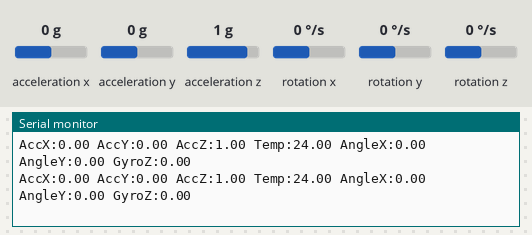
A sketch run on a simulated Arduino Uno, built with avr-gcc and run on an emulated ATmega328P. Shown: the last lines printed to the serial monitor. Wiring (inferred from the names in the program): MPU-6050 motion sensor at I2C address 0x68. The test bench sets the inputs (shaded band); at power-on: acceleration x 0 g, acceleration z 1 g, acceleration y 0 g, rotation z 0 °/s, rotation x 0 °/s, rotation y 0 °/s.

Above: at 1.2 s.
1.3 s: acceleration x set to -1.4 g
At 2.3 s:
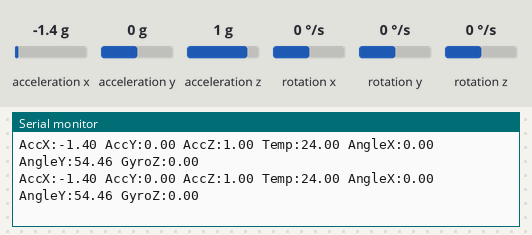
4.3 s: acceleration z set to -1.4 g
At 5.0 s:
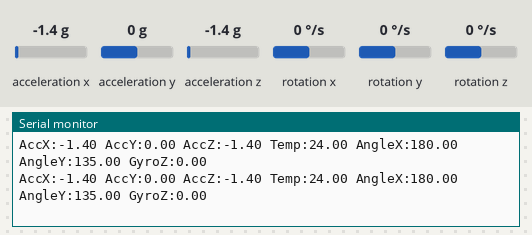
7.3 s: acceleration y set to -1.4 g
At 8.1 s:
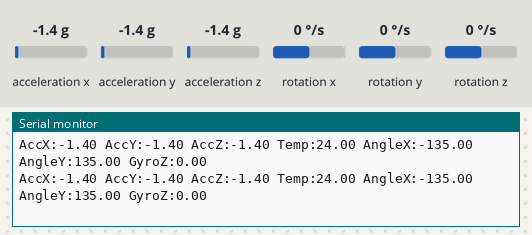
10.3 s: rotation z set to -192 °/s
At 10.53 s:
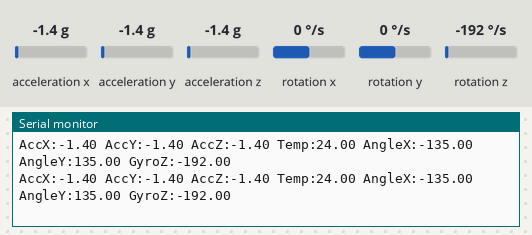
13.3 s: acceleration x set to 0 g
At 13.37 s:
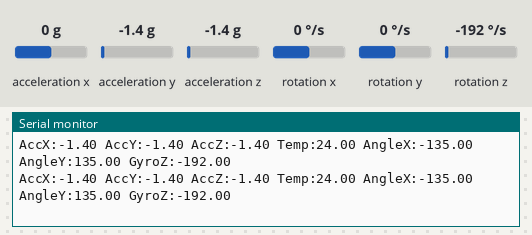
16.3 s: acceleration y set to 0 g
At 16.3 s:
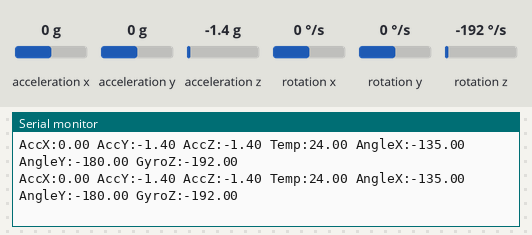
Timing chart, 0 to 19.3 s (numbered marks = the images above; inputs shaded):
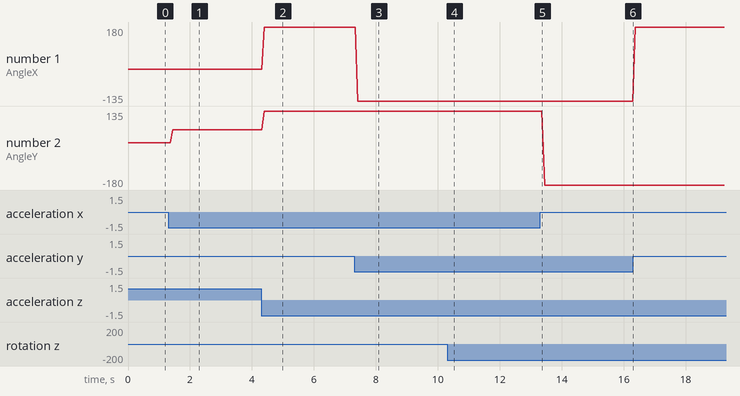

The sketch:

mpu6050_testing.ino
```cpp
#include <Wire.h>

#define MPU 0x68

void setup() {
  Serial.begin(9600);
  Wire.begin();
  Wire.beginTransmission(MPU);
  Wire.write(0x6B);
  Wire.write(0);
  Wire.endTransmission(true);
}

void loop() {
  Wire.beginTransmission(MPU);
  Wire.write(0x3B);
  Wire.endTransmission(false);
  Wire.requestFrom(MPU, 14, true);

  int16_t ax = Wire.read() << 8 | Wire.read();
  int16_t ay = Wire.read() << 8 | Wire.read();
  int16_t az = Wire.read() << 8 | Wire.read();
  int16_t tmp = Wire.read() << 8 | Wire.read();
  int16_t gx = Wire.read() << 8 | Wire.read();
  int16_t gy = Wire.read() << 8 | Wire.read();
  int16_t gz = Wire.read() << 8 | Wire.read();

  float Ax = ax / 16384.0;
  float Ay = ay / 16384.0;
  float Az = az / 16384.0;
  float Temp = tmp / 340.0 + 36.53;  // MPU6050官方公式
  float AngleX = atan2(Ay, Az) * 180 / PI;
  float AngleY = atan2(-Ax, Az) * 180 / PI;
  float Gx = gx / 131.0;
  float Gy = gy / 131.0;
  float Gz = gz / 131.0;

  // Serial.print("加速度(g)   X:"); Serial.print(Ax);
  // Serial.print(" Y:"); Serial.print(Ay);
  // Serial.print(" Z:"); Serial.println(Az);

  // Serial.print("温度(°C)    "); Serial.println(Temp);

  // Serial.print("角度(°)     X:"); Serial.print(AngleX);
  // Serial.print(" Y:"); Serial.println(AngleY);

  // Serial.print("角速度(°/s) X:"); Serial.print(Gx);
  // Serial.print(" Y:"); Serial.print(Gy);
  // Serial.print(" Z:"); Serial.println(Gz);

  // Serial.println("---");
  // delay(5);

  // 绘图仪格式：变量名:数值 空格分隔
  Serial.print("AccX:"); Serial.print(Ax);
  Serial.print(" AccY:"); Serial.print(Ay);
  Serial.print(" AccZ:"); Serial.print(Az);
  Serial.print(" Temp:"); Serial.print(Temp);
  Serial.print(" AngleX:"); Serial.print(AngleX);
  Serial.print(" AngleY:"); Serial.print(AngleY);
  Serial.print(" GyroZ:"); Serial.println(Gz);

  delay(0);

}
```

Measured:
- after the input at 1.3 s, the serial monitor: prints a new line after 0.14 s (image 1)
- after the input at 4.3 s, the serial monitor: prints a new line after 0.10 s (image 2)
- after the input at 7.3 s, the serial monitor: prints a new line after 0.12 s (image 3)
- after the input at 10.3 s, the serial monitor: prints a new line after 0.13 s (image 4)
- plotted number 1: 0 → 180 after the input at 4.3 s, 180 → -135 after the input at 7.3 s, -135 → 180 after the input at 16.3 s
- plotted number 2: 0 → 54.46 after the input at 1.3 s, 54.46 → 135 after the input at 4.3 s, 135 → -180 after the input at 13.3 s
